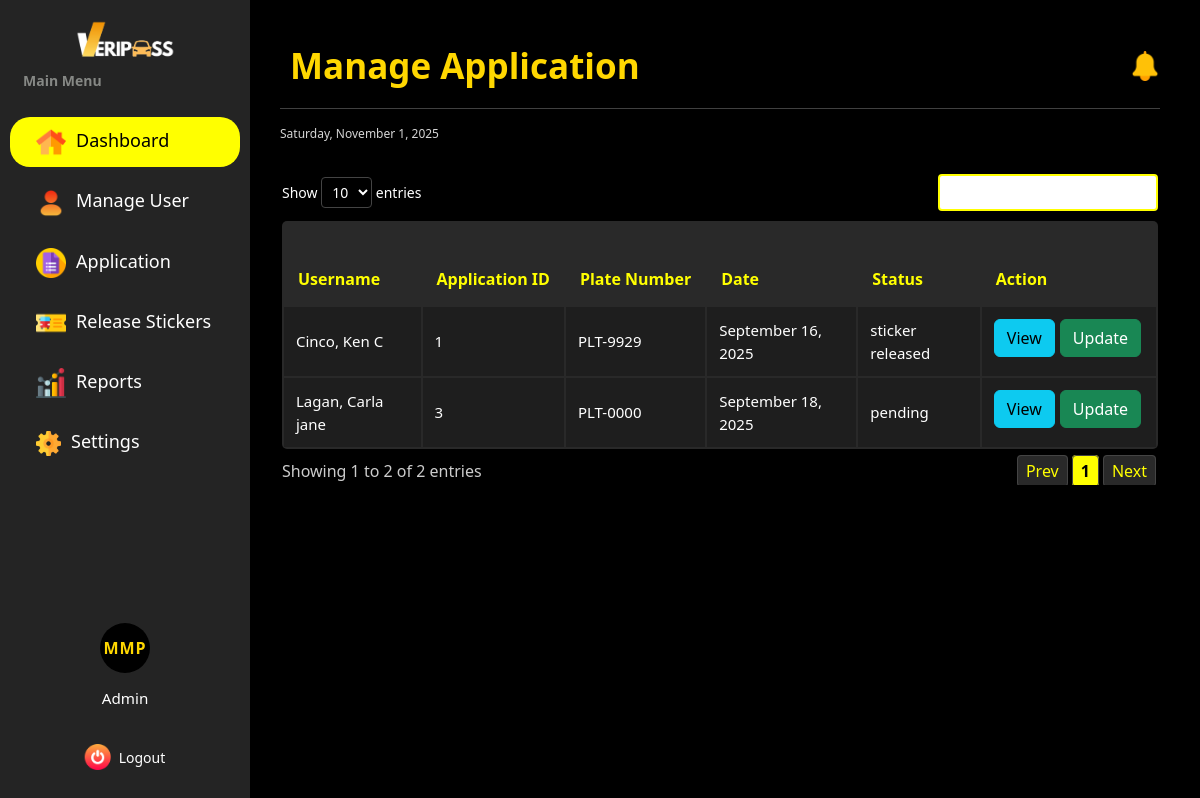
The app's page /dashboard/admin/manage_application/ (signed in), older data.
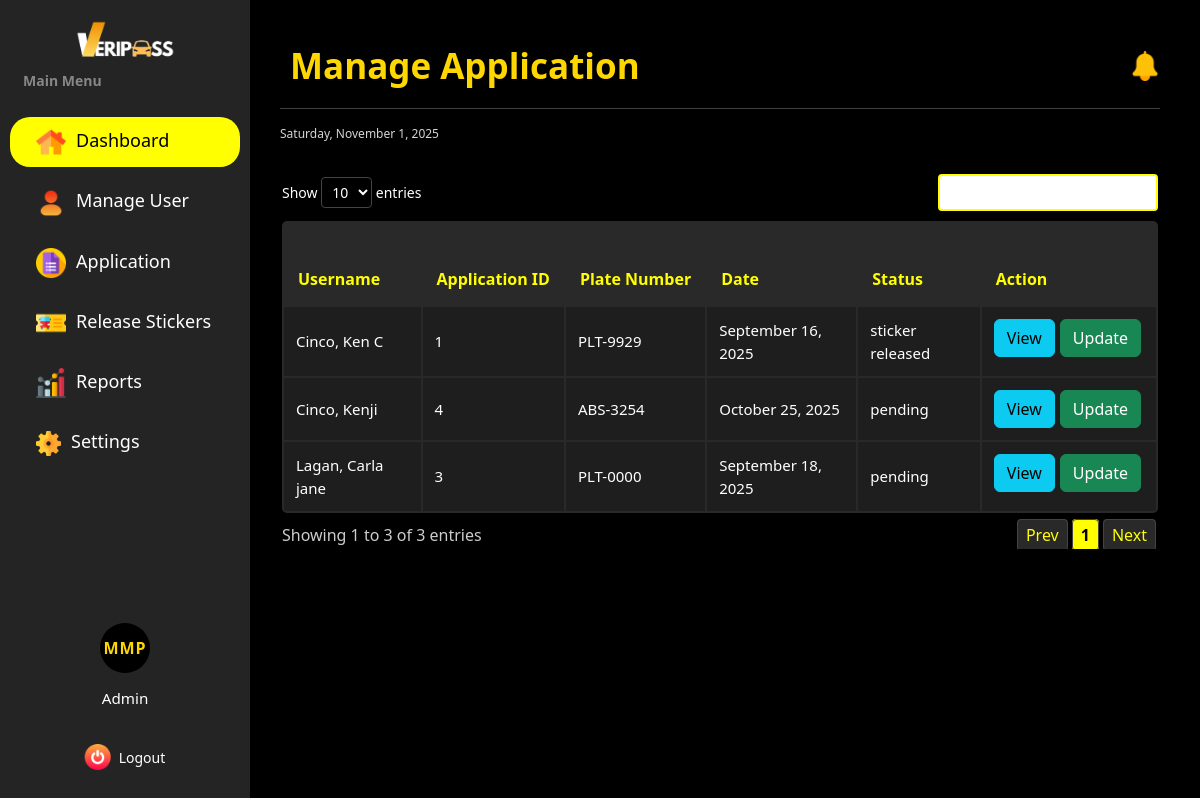
The same page, newer data.
### vehicle_pass/models.py (models this page shows, shortened)
class BaseModel(models.Model):
    created_at = models.DateTimeField(auto_now_add=True, db_index=True)
    updated_at = models.DateTimeField(auto_now=True)
    class Meta:
        abstract = True

class Registration(BaseModel):
    STATUS_CHOICES = [
        ('no application', 'No Application'),
        ('application submitted', 'Application Submitted'),
        ('initial approval', 'Waiting for Approval by OIC'),
        ('final approval', 'Waiting for Final Approval by GSO - Director'),
        ('approved', 'Approved'),
        ('sticker released', 'Vehicle Pass Sticker Released'),
        ('rejected', 'Rejected')
    ]
    registration_number = models.BigAutoField(primary_key=True)
    user = models.ForeignKey(UserProfile, on_delete=models.CASCADE)
    vehicle = models.ForeignKey(Vehicle, on_delete=models.CASCADE)
    files = models.URLField(max_length=255)
    status = models.CharField(max_length=85, choices=STATUS_CHOICES, default='no application')
    remarks = models.TextField(null=True)
    initial_approved_by = models.ForeignKey(SecurityProfile, on_delete=models.CASCADE, related_name='initial_approval', null=True, blank=True)
    final_approved_by = models.ForeignKey(SecurityProfile, on_delete=models.CASCADE, related_name='final_approval', null=True, blank=True)
    date_of_filing = models.DateTimeField(auto_now_add=True)
    sticker_released_date = models.DateField(blank=True, null=True)
    e_signature = models.ImageField(upload_to='signature/')
    printed_name = models.CharField(max_length=125)
    signature_date = models.DateTimeField(null=True, blank=True)
    def __str__(self):
        return f"Registration {self.registration_number} for {self.user.lastname}, {self.user.firstname}"

class UserProfile(BaseModel):
    ROLE_CHOICES = [('user', 'User'),
        ('security', 'Security'),
        ('admin', 'Admin')
        ]
    SCHOOL_ROLE_CHOICES = [('student', 'Student'),
                           ('faculty & staff', 'Faculty and Staff'),
                           ('university official', 'University Official')
    ]
    COLLEGE_CHOICES = [('CAD', 'College of Architecture and Design'),
                       ('CAH', 'College of Arts and Humanities'),
                       ('CBA', 'College of Business and Accountancy'),
                       ('CCJE', 'College of Criminal Justice and Education'),
                       ('CoE', 'College of Engineering'),
                       ('CHTM', 'College of Hospitality Management and Tourism'),
                       ('CNHS', 'College of Nursing and Health Sciences'),
                       ('CS', 'College of Sciences'),
                       ('CTE', 'College of Teacher Education'),
    ]
    YEAR_LEVEL_CHOICES = [('first year', 'First Year'),
                          ('second year', 'Second Year'),
                          ('third year', 'Third Year'),
                          ('fourth year', 'Fourth year'),
                          ('fifth year', 'Fifth Year')
    ]
    OFFICE_CHOICES = [
        ('university president', 'University President'),
        ('university president coa', 'University President COA'),
        ('office of the university secretary', 'Office of the University Secretary'),
        ('legal office', 'Legal Office (Data Privacy Office)'),
        ('planning and development office', 'Planning and Development Office'),
        ('office of the internal audit services', 'Office of the Internal Audit Services (QMS)'),
        ('public information office', 'Public Information Office'),
        ('alumni affairs office', 'Alumni Affairs Office'),
        ('academic council', 'Academic Council'),
        ('administrative council', 'Administrative Council'),
        ('research and extension council', 'Research and Extension Council'),
        ('management committee', 'Management Committee'),
        ('university ethics committee', 'University Ethics Committee'),
        ('gender and development office', 'Gender and Development Office'),
        ('international affairs and linkages office', 'International Affairs and Linkages Office'),
        ('office of the vice president for finance and administration', 'Office of the Vice President for Finance and Administration'),
        ('bids and awards committee', 'Bids and Awards Committee'),
        ('administrative management office', 'Administrative Management Office'),
        ('records archives management office', 'Records Archives Management Office'),
        ('human resource management office', 'Human Resource Management Office'),
        ('faculty and staff development unit', 'Faculty and Staff Development Unit'),
        ('health services office', 'Health Services Office'),
        ('management information system information office', 'Management Information System Information Office'),
        ('security office', 'Security Office'),
        ('supply and property management office', 'Supply and Property Management Office'),
        ('disaster risk reduction and management office', 'Disaster Risk Reduction and Management Office'),
        ('project management office', 'Project Management Office'),
        ('general services office', 'General Services Office'),
        ('utility and environmental management office', 'Utility and Environmental Management Office'),
        ('motorpool office', 'Motorpool Office'),
        ('finance management service offices (cfo)', 'Finance Management Service Offices (CFO)'),
        ('accounting office', 'Accounting Office'),
        ('processing unit', 'Processing Unit'),
        ('student accounts & assessment', 'Student Accounts & Assessment'),
        ('financial reporting', 'Financial Reporting'),
        ('budget office', 'Budget Office'),
        ('production services/income generating projects office', 'Production Services/Income Generating Projects Office'),
        ('production', 'Production'),
        ('sifma', 'SIFMA'),
        ('university bookstore', 'University Bookstore'),
        ('auxiliary services - canteen', 'Auxiliary Services - Canteen'),
        ('auxiliary services - hostel', 'Auxiliary Services - Hostel'),
        ('auxiliary services - dormitory', 'Auxiliary Services - Dormitory'),
        ('university printing press', 'University Printing Press'),
        ('procurement office', 'Procurement Office'),
        ('cashiers office', 'Cashier’s Office'),
        ('office of the vice president for research, development and extension', 'Office of the Vice President for Research, Development and Extension'),
        ('university research office', 'University Research Office'),
        ('university extension service office', 'University Extension Service Office'),
        ('intellectual property and technology transfer office', 'Intellectual Property and Technology Transfer Office'),
        ('palawan studies center', 'Palawan Studies Center'),
        ('center for strategy policy and governance', 'Center for Strategy Policy and Governance'),
        ('panrehiyong iv-b sentro ng wikang pilipino', 'Panrehiyong IV-B Sentro ng Wikang Pilipino'),
        ('marine science research center', 'Marine Science Research Center'),
        ('palawan international technology business incubator & startup hub office', 'Palawan International Technology Business Incubator & Startup Hub Office'),
        ('office of the vice president for academic affairs', 'Office of the Vice President for Academic Affairs'),
        ('office of the eteeap', 'Office of the ETEEAP'),
        ('office of the university registrar', 'Office of the University Registrar'),
        ('university quality assurance center', 'University Quality Assurance Center'),
        ('office of the university sports', 'Office of the University Sports'),
        ('office of the curriculum & instructional materials development', 'Office of the Curriculum & Instructional Materials Development'),
        ('office of the student affairs and services', 'Office of the Student Affairs and Services'),
        ('social and cultural affairs (psu band, psu dance troupe, psu singers)', 'Social and Cultural Affairs (PSU Band, PSU Dance Troupe, PSU Singers)'),
        ('office of the university library', 'Office of the University Library'),
        ('psu museum', 'PSU Museum'),
    ]
    WORKPLACE_CHOICES = OFFICE_CHOICES + COLLEGE_CHOICES
    corporate_email = models.EmailField(max_length=50, unique=True)
    password = models.CharField(max_length=128)
    contact = models.CharField(max_length=14)
    lastname = models.CharField(max_length=25)
    firstname = models.CharField(max_length=50)
    middlename = models.CharField(max_length=25, blank=True, null=True)
    suffix = models.CharField(max_length=5, blank=True, null=True)
    address = models.CharField(max_length=100, blank=True, null=True)
    dl_number = models.CharField(max_length=25)
    college = models.CharField(max_length=100, choices=COLLEGE_CHOICES ,blank=True, null=True)
    program = models.CharField(max_length=100, blank=True, null=True)
    year_level = models.CharField(max_length=40, choices=YEAR_LEVEL_CHOICES, blank=True, null=True)
    father_name = models.CharField(max_length=100, blank=True, null=True)
    father_contact = models.CharField(max_length=14, blank=True, null=True)
    father_address = models.CharField(max_length=150, blank=True, null=True)
    mother_name = models.CharField(max_length=100, blank=True, null=True)
    mother_contact =models.CharField(max_length=14, blank=True, null=True)
    mother_address = models.CharField(max_length=150, blank=True, null=True)
    guardian_name = models.CharField(max_length=100, blank=True, null=True)
    guardian_contact = models.CharField(max_length=14, blank=True, null=True)
    guardian_address = models.CharField(max_length=150, blank=True, null=True)
    position = models.CharField(max_length=50, blank=True, null=True)
    workplace = models.CharField(max_length=150, choices=WORKPLACE_CHOICES, blank=True, null=True)
    role = models.CharField(max_length=20, choices=ROLE_CHOICES, default='user', null=True)
    school_role = models.CharField(max_length=20, choices=SCHOOL_ROLE_CHOICES, null=True, blank=True)

class Vehicle(BaseModel):
    VEHICLE_TYPE = [('motor', 'Motor'),
                    ('car', 'Car'),
                    ('van', 'Van')]
    applicant = models.ForeignKey(UserProfile, on_delete=models.CASCADE, null=True, blank=True)
    make_model = models.CharField(max_length=35)
    plate_number = models.CharField(max_length=10, unique=True)
    year_model = models.IntegerField()
    color = models.CharField(max_length=20)
    type = models.CharField(choices=VEHICLE_TYPE, max_length=5)
    engine_number = models.CharField(max_length=25)
    chassis_number = models.CharField(max_length=17)
    or_number = models.CharField(max_length=25)
    cr_number = models.CharField(max_length=25)
    owner_firstname = models.CharField(max_length=45, null=True, blank=True)
    owner_middlename = models.CharField(max_length=45, null=True, blank=True)
    owner_lastname = models.CharField(max_length=45, null=True, blank=True)
    owner_suffix = models.CharField(max_length=5, null=True, blank=True)
    relationship_to_owner = models.CharField(max_length=15, null=True, blank=True)
    contact_number = models.CharField(max_length=14, null=True, blank=True)
    address = models.CharField(max_length=100, null=True, blank=True)

### vehicle_pass/views.py (the view)
# urls.py: path("dashboard/admin/manage_application/", AdminViewApplication.as_view(), name="admin_manage_application"),
class AdminViewApplication(CustomLoginRequiredMixin, ListView):
    model = Registration
    template_name = 'Admin/Admin_Application.html'
    context_object_name = 'applications'
    paginate_by = 20
    def get_context_data(self, **kwargs):
        context = super().get_context_data(**kwargs)
        applications = context['applications']
        print(f"Applications count: {len(applications)}")
        if applications:
            print(f"First application: {applications[0]}")
        return context

### vehicle_pass/authentication.py (called while the page is built)
    def dispatch(self, request, *args, **kwargs):
        if not request.session.get("user_id"): #overrides the django dispatch
            return redirect("login")  #redirect to login if no active on session
        request.user_profile = get_object_or_404(UserProfile, id=request.session["user_id"])
        return super().dispatch(request, *args, **kwargs)

### vehicle_pass/context_processors.py (called while the page is built)
def admin_user_context(request):
    profile = None
    user_id = request.session.get('user_id')
    if user_id:
        profile = UserProfile.objects.filter(id=user_id).first()
    return {'profile': profile}

def default_user_context(request):
    profile = None
    user_id = request.session.get('user_id')
    if user_id:
        profile = UserProfile.objects.filter(id=user_id).first()
    return {'profile': profile}

def security_user_context(request):
    profile = None
    user_id = request.session.get('user_id')
    if user_id:
        profile = UserProfile.objects.filter(id=user_id).first()
    return {'profile': profile}

### templates/Admin/Admin_Application.html (shortened to what this page needs)
{% extends "includes/admin_sidebar.html" %}
{% load static %}
{% block extra_css %}
    <link rel="stylesheet" href="{% static 'css/admin-dashboard-style.css' %}">
    <link rel="stylesheet" href="{% static 'css/sidebar.css' %}">
    <link rel="stylesheet"href="https://cdn.datatables.net/responsive/2.4.1/css/responsive.dataTables.min.css">
{% endblock %}
{% block content %}
<div class="dashboard-wrapper d-flex">
    <div class="main-content flex-grow-1 ms-uto">
        <div class="d-flex justify-content-between align-items-center">
            <h2 class="title mb-3 mb-md-0">Manage Application</h2>
            <div class="d-flex align-items-center gap-3">
                <a href="Announcements.html" class="text-decoration-none position-relative">
                    <img src="{% static 'images/notification.png' %}" alt="Notifications" width="30" height="30">
                </a>
            </div>
        </div>
        <hr>
        <small><span id="date"></span></small>
        <br>
        <section class="table-container">
            <table id="myTable" class="users-table">
                <thead>
                    <tr>
                        <th>Username</th>
                        <th>Application ID</th>
                        <th>Plate Number</th>
                        <th>Date</th>
                        <th>Status</th>
                        <th>Action</th>
                    </tr>
                </thead>
                <tbody>
                    {% for applicant in applications %}
                        <tr>
                            <td>
                                {{ applicant.user.lastname }}, {{ applicant.user.firstname }}
                                {{ applicant.user.middlename|default_if_none:""|slice:":1" }}
                            </td>
                            <td>{{ applicant.registration_number }}</td>
                            <td>{{ applicant.vehicle.plate_number }}</td>
                            <td>{{ applicant.created_at|date:"F d, Y" }}</td>
                            <td>{{ applicant.status }}</td>
                            <td>
                                <a href="{% url 'admin_view_specific_application' applicant.pk %}" class="btn btn-info">View</a>
                                <a href="{% url 'admin_update_application' applicant.pk %}" class="btn btn-success">Update</a>
                            </td>
                        </tr>
                    {% empty %}
                        <tr>
                            <td colspan="6" style="text-align: center">
                                <p class="text-sm font-weight-bold mb-0">No Records Found</p>
                            </td>
                        </tr>
                    {% endfor %}
                </tbody>
            </table>
        </section>
    </div>
</div>
{% endblock %}

Row changes from the older to the newer data that the page shows:
added Registration: user.lastname "Cinco", user.firstname "Kenji", registration_number "4", vehicle.plate_number "ABS-3254", created_at "October 25, 2025", status "pending"
Text that changed along with them:
text written by a page script: "Show entries Showing 1 to 2 of 2 entries Prev 1 Next" → "Show entries Showing 1 to 3 of 3 entries Prev 1 Next"
